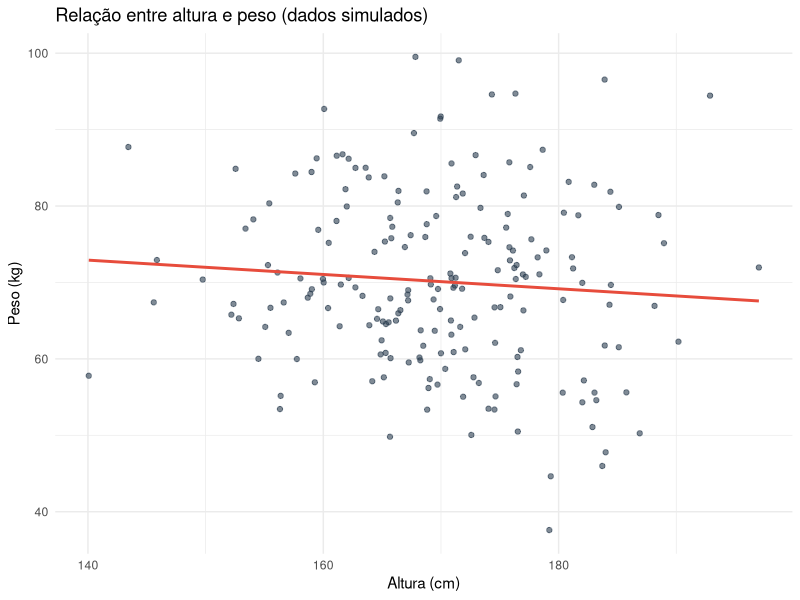
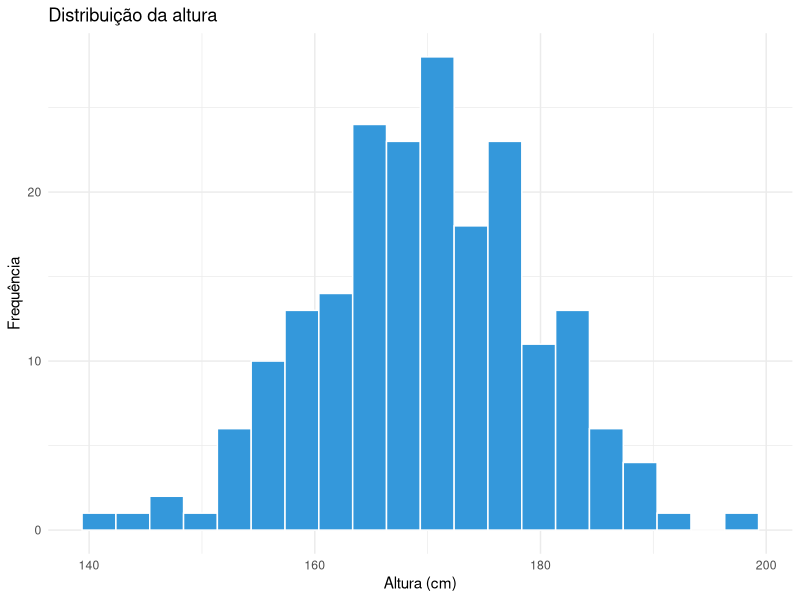

Write R code to recreate these figures, in order.
## ---- chunk 1
library(ggplot2)

set.seed(42)
dados <- data.frame(
  altura = rnorm(200, mean = 170, sd = 10),
  peso = rnorm(200, mean = 70, sd = 12)
)

ggplot(dados, aes(x = altura, y = peso)) +
  geom_point(alpha = 0.6, color = "#2c3e50") +
  geom_smooth(method = "lm", color = "#e74c3c", se = FALSE) +
  labs(title = "Relação entre altura e peso (dados simulados)",
       x = "Altura (cm)", y = "Peso (kg)") +
  theme_minimal()
## ---- chunk 2
ggplot(dados, aes(x = altura)) +
  geom_histogram(bins = 20, fill = "#3498db", color = "white") +
  labs(title = "Distribuição da altura", x = "Altura (cm)", y = "Frequência") +
  theme_minimal()
